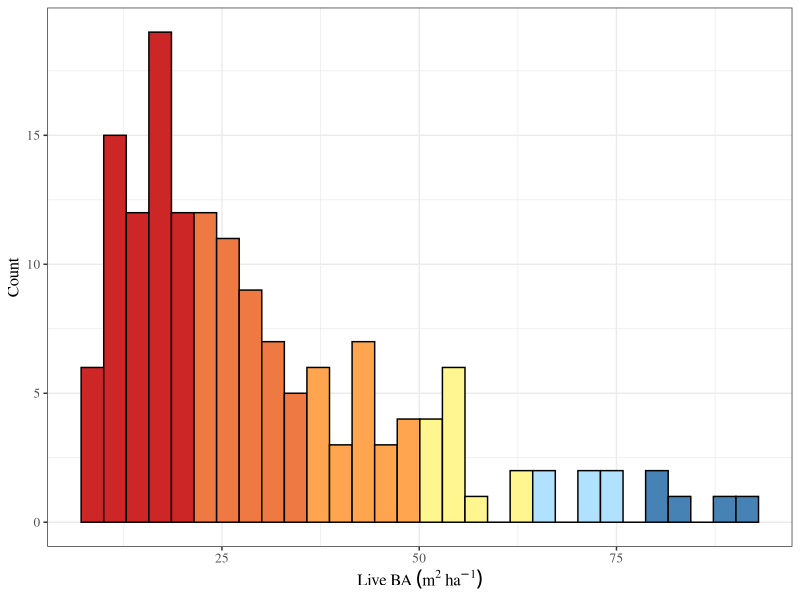

Write the R code that produced this figure. (Note: this script raises an error after producing the figure.)
## ---- chunk 1
library(here) #Call on files from Collins_Pine-master R project
library(tidyverse) #Data wrangling and manipulation
library(ggthemes) #Manipulate aesthetics of ggplot
## ---- chunk 2
#Setting theme for figures
theme_set(theme_bw() + 
            theme(text = element_text(size = 12, family="serif"), 
        strip.background = element_blank()))

#Importing FIA plot data
FIA_graphs <- read.csv(here("Data/Derived", "d_FIA_minus_hardwoods.csv"))

#Creating a column designating land ownership
#Codes < 40 are Federal- and State-owned
#Code = 40 is Private- an Native-owned
FIA_BA <- FIA_graphs %>%
  mutate(ownership = ifelse(OWNGRPCD < 40, "Federal/State",
                            ifelse(OWNGRPCD == 40, "Private/Native", NA)))

#Separating dataframes by ownership
Federal_BA <- FIA_BA %>%
  filter(ownership == "Federal/State")

Private_BA <- FIA_BA %>%
  filter(ownership == "Private/Native")

#Creating a color palette for histogram
palette.1 <- c(rep("firebrick3", 5), 
          rep("sienna2", 5), 
          rep("tan1",5),
          rep("khaki1", 5), 
          rep("lightskyblue1", 5),
          rep("steelblue", 5))

###########################################################################
#Live BA
###########################################################################

#Histogram of live BA
ggplot(FIA_BA, aes(BALIVE_sqmha)) + 
  geom_histogram(color = "black",
                 fill = palette.1) + 
  xlab(bquote("Live BA"~(m^2~ha^-1))) +
  ylab("Count") + 
  ggsave(here("Figures", "BALive_minus_hw.png"),
         width = 6, height = 4, dpi = 500)

#Histogram of live BA by ownership
ggplot(Private_BA, aes(BALIVE_sqmha)) + 
  geom_histogram(color = "black",
                 fill = palette.1) + 
  geom_histogram(data = Federal_BA, aes(BALIVE_sqmha),
                 color = "black",
                 fill = palette.1,
                 alpha = 0.5,
                 linetype = "dashed") + 
  xlab(bquote("Live BA"~(m^2~ha^-1))) +
  ylab("Count") + 
  ggsave(here("Figures", "BALive_ownership_minus_hw.png"),
         width = 6, height = 4, dpi = 500)

#Density plot of live BA by ownership
ggplot(FIA_BA, aes(BALIVE_sqmha, fill = ownership)) + 
  geom_density(alpha = 0.5) + 
  scale_fill_manual(values = c("goldenrod2",
                               "dodgerblue3")) + 
  xlab(bquote("Live BA"~(m^2~ha^-1))) +
  coord_cartesian(expand = FALSE) + 
  ylab("Density") +
  theme(legend.title = element_blank()) +
  ggsave(here("Figures", "BALive_density_ownership_minus_hw.png"),
         width = 6, height = 4, dpi = 500)

##############################################################################
#Fir-Pine Ratio
##############################################################################

#Histogram of Fir-Pine ratio
ggplot(FIA_BA, aes(AB_PI)) + 
  geom_histogram(color = "black",
                 fill = palette.1) + 
  xlab("Fir-Pine Ratio") +
  ylab("Count") + 
  ggsave(here("Figures", "Fir_Pine_minus_hw.png"),
         width = 6, height = 4, dpi = 500)  
  
#Histogram of Fir-Pine ratio by ownership
ggplot(Private_BA, aes(AB_PI)) + 
  geom_histogram(color = "black",
                 fill = palette.1) + 
  geom_histogram(data = Federal_BA, aes(AB_PI),
                 color = "black",
                 fill = palette.1,
                 alpha = 0.5,
                 linetype = "dashed") + 
  xlab("Fir-Pine Ratio") +
  ylab("Count") + 
  ggsave(here("Figures", "Fir_Pine_ownership_minus_hw.png"),
         width = 6, height = 4, dpi = 500)

#Density plot of Fir-Pine ratio by ownership
ggplot(FIA_BA, aes(AB_PI, fill = ownership)) + 
  geom_density(alpha = 0.5) + 
  scale_fill_manual(values = c("goldenrod2",
                               "dodgerblue3")) + 
  xlab("Fir-Pine Ratio") +
  coord_cartesian(expand = FALSE) + 
  ylab("Density") +
  theme(legend.title = element_blank()) +
  ggsave(here("Figures", "Fir_Pine_density_ownership_minus_hw.png"),
         width = 6, height = 4, dpi = 500)

#############################################################################
#TPH
#############################################################################

#Creating a datframe to graph TPH
#Gathering columns (long format) to designate diameter classes
#Removing entries where TPH = 0
FIA_density <- FIA_BA %>%
  group_by(PLT_CN) %>%
  gather(., "DBH.class", "TPH", 2:5) %>%
  filter(TPH != 0) %>%
  ungroup() %>%
  mutate(dbh = ifelse(DBH.class == "DENS_12plus", "All Trees",
                      ifelse(DBH.class == "DENS_12_24", "12-24in",
                             ifelse(DBH.class == "DENS_24_36", "24-36in",
                                    ifelse(DBH.class == "DENS_36plus", ">= 36in", NA)))))

#Reordering diameter classes for graph
FIA_density$dbh <- factor(FIA_density$dbh, levels = c("All Trees",
                                                      "12-24in",
                                                      "24-36in",
                                                      ">= 36in"))

#Separating dataframes by ownership
Federal_density <- FIA_density %>%
  filter(ownership == "Federal/State")

Private_density <- FIA_density %>%
  filter(ownership == "Private/Native")

#Establishing a color palette for facet histograms
palette.2 <- rep(c(rep("firebrick3", 5), 
          rep("sienna2", 5), 
          rep("tan1",5),
          rep("khaki1", 5), 
          rep("lightskyblue1", 5),
          rep("steelblue", 5)), 4)

#Histogram of TPH by diameter class
#Saving figure
ggplot(FIA_density, aes(TPH)) +
  geom_histogram(color = "black",
                 fill = palette.2,
                 origin = -0.5) + 
  facet_wrap(~dbh, scales = "free") + 
  ylab("Count") + 
  ggsave(here("Figures", "TPH_minus_hw.png"),
         width = 6, height = 4, dpi = 500)

#Histogram of TPH by diameter class AND ownership
#Saving figure
ggplot(Private_density, aes(TPH)) +
  geom_histogram(color = "black",
                 fill = palette.2,
                 origin = -0.5) + 
  facet_wrap(~dbh, scales = "free") + 
  geom_histogram(data = Federal_density, aes(TPH),
                 color = "black",
                 fill = palette.2,
                 alpha = 0.5,
                 origin = -0.5,
                 linetype = "dashed") + 
  ylab("Count") + 
  ggsave(here("Figures", "TPH_ownership_minus_hw.png"),
         width = 6, height = 4, dpi = 500)

#Density plot of TPH by diameter class AND ownership
ggplot(FIA_density, aes(TPH, fill = ownership)) + 
  geom_density(alpha = 0.5) + 
  scale_fill_manual(values = c("goldenrod2",
                               "dodgerblue3")) + 
  xlab("TPH") +
  coord_cartesian(expand = FALSE) + 
  ylab("Density") +
  facet_wrap(~dbh, scales = "free") +
  theme(legend.title = element_blank()) +
  ggsave(here("Figures", "TPH_density_ownership_minus_hw.png"),
         width = 6, height = 4, dpi = 500)


